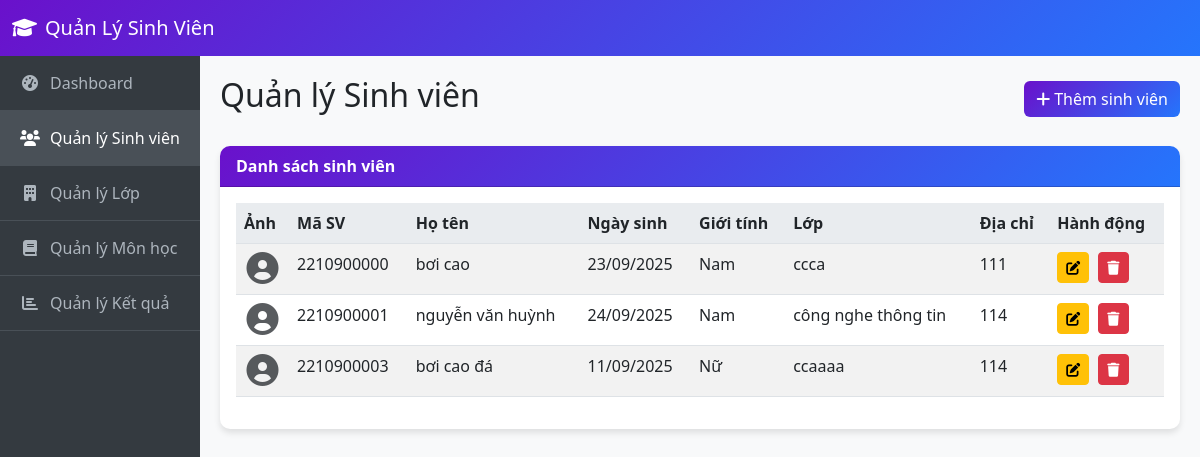
The app's page /dssinhvien.php with its own data.
### tables this page shows
CREATE TABLE `sinhvien` (
  `MASV` varchar(10) NOT NULL,
  `HOTEN` varchar(50) NOT NULL,
  `NGAYSINH` date DEFAULT NULL,
  `GIOITINH` varchar(5) DEFAULT NULL,
  `MALOP` varchar(10) DEFAULT NULL,
  `DIACHI` varchar(10) DEFAULT NULL,
  `ANH` varchar(200) DEFAULT NULL
);

CREATE TABLE `lop` (
  `MALOP` varchar(10) NOT NULL,
  `TENLOP` varchar(50) NOT NULL
);

### dssinhvien.php (the view, shortened to what this page needs)
<?php
require 'connect.php';
$sql = "SELECT s.*, l.TENLOP FROM sinhvien s LEFT JOIN lop l ON s.MALOP = l.MALOP ORDER BY s.MASV";
$stmt = $conn->prepare($sql);
$stmt->execute();
$students = $stmt->fetchAll(PDO::FETCH_ASSOC);
?>
<!DOCTYPE html>
<html lang="vi">
<head>
    <link href="https://cdn.jsdelivr.net/npm/bootstrap@5.3.0-alpha1/dist/css/bootstrap.min.css" rel="stylesheet">
    <link rel="stylesheet" href="https://cdnjs.cloudflare.com/ajax/libs/font-awesome/6.0.0/css/all.min.css">
</head>
<body>
    <nav class="navbar navbar-expand-lg navbar-dark">
        <div class="container-fluid">
            <a class="navbar-brand" href="index.php"><i class="fas fa-graduation-cap me-2"></i>Quản Lý Sinh Viên</a>
        </div>
    </nav>
    <div class="container-fluid">
        <div class="row">
            <div class="col-md-3 col-lg-2 sidebar">
                <ul class="nav flex-column">
                    <li class="nav-item">
                        <a class="nav-link" href="index.php">
                            <i class="fas fa-tachometer-alt"></i>Dashboard
                        </a>
                    </li>
                    <li class="nav-item">
                        <a class="nav-link active" href="dssinhvien.php">
                            <i class="fas fa-users"></i>Quản lý Sinh viên
                        </a>
                    </li>
                    <li class="nav-item">
                        <a class="nav-link" href="dslop.php">
                            <i class="fas fa-building"></i>Quản lý Lớp
                        </a>
                    </li>
                    <li class="nav-item">
                        <a class="nav-link" href="dsmonhoc.php">
                            <i class="fas fa-book"></i>Quản lý Môn học
                        </a>
                    </li>
                    <li class="nav-item">
                        <a class="nav-link" href="dsketqua.php">
                            <i class="fas fa-chart-bar"></i>Quản lý Kết quả
                        </a>
                    </li>
                </ul>
            </div>
            <div class="col-md-9 col-lg-10 content">
                <div class="d-flex justify-content-between align-items-center mb-4">
                    <h2>Quản lý Sinh viên</h2>
                    <a href="themsv.php" class="btn btn-primary">
                        <i class="fas fa-plus me-1"></i>Thêm sinh viên
                    </a>
                </div>
                <div class="card">
                    <div class="card-header">
                        Danh sách sinh viên
                    </div>
                    <div class="card-body">
                        <div class="table-responsive">
                            <table class="table table-striped table-hover">
                                <thead>
                                    <tr>
                                        <th>Ảnh</th>
                                        <th>Mã SV</th>
                                        <th>Họ tên</th>
                                        <th>Ngày sinh</th>
                                        <th>Giới tính</th>
                                        <th>Lớp</th>
                                        <th>Địa chỉ</th>
                                        <th>Hành động</th>
                                    </tr>
                                </thead>
                                <tbody>
                                    <?php foreach ($students as $student): ?>
                                    <tr>
                                        <td>
                                            <?php if (!empty($student['ANH']) && file_exists('uploads/' . $student['ANH'])): ?>
                                                <img src="uploads/<?php echo $student['ANH']; ?>" alt="Ảnh sinh viên" class="student-image">
                                            <?php else: ?>
                                                <div class="text-center">
                                                    <i class="fas fa-user-circle fa-2x text-muted"></i>
                                                </div>
                                            <?php endif; ?>
                                        </td>
                                        <td><?php echo $student['MASV']; ?></td>
                                        <td><?php echo $student['HOTEN']; ?></td>
                                        <td><?php echo date('d/m/Y', strtotime($student['NGAYSINH'])); ?></td>
                                        <td><?php echo $student['GIOITINH'] == '1' ? 'Nam' : 'Nữ'; ?></td>
                                        <td><?php echo $student['TENLOP']; ?></td>
                                        <td><?php echo $student['DIACHI']; ?></td>
                                        <td class="action-buttons">
                                            <a href="suasv.php?masv=<?php echo $student['MASV']; ?>" class="btn btn-sm btn-warning">
                                                <i class="fas fa-edit"></i>
                                            </a>
                                            <a href="dssinhvien.php?delete=<?php echo $student['MASV']; ?>"
                                               class="btn btn-sm btn-danger"
                                               onclick="return confirm('Bạn có chắc chắn muốn xóa sinh viên này?')">
                                                <i class="fas fa-trash"></i>
                                            </a>
                                        </td>
                                    </tr>
                                    <?php endforeach; ?>
                                </tbody>
                            </table>
                        </div>
                    </div>
                </div>
            </div>
        </div>
    </div>
</body>
</html>

### dssinhvien.php (style rules this page uses)
body { background-color: #f8f9fa; font-family: 'Segoe UI', Tahoma, Geneva, Verdana, sans-serif; }
.navbar { background: linear-gradient(135deg, #6a11cb 0%, #2575fc 100%); }
.sidebar { background-color: #343a40; min-height: 100vh; padding: 0; }
.sidebar .nav-link { color: #adb5bd; padding: 15px 20px; border-bottom: 1px solid #495057; transition: all 0.3s; }
.sidebar .nav-link:hover, .sidebar .nav-link.active { color: #fff; background-color: #495057; }
.sidebar .nav-link i { margin-right: 10px; width: 20px; text-align: center; }
.content { padding: 20px; }
.card { border-radius: 10px; box-shadow: 0 4px 6px rgba(0, 0, 0, 0.1); margin-bottom: 20px; border: none; }
.card-header { background: linear-gradient(135deg, #6a11cb 0%, #2575fc 100%); color: white; border-radius: 10px 10px 0 0 !important; font-weight: 600; }
.btn-primary { background: linear-gradient(135deg, #6a11cb 0%, #2575fc 100%); border: none; }
.table th { background-color: #e9ecef; }
.action-buttons .btn { margin-right: 5px; }

### records on screen
sinhvien: MASV "2210900000", HOTEN "bơi cao", NGAYSINH "23/09/2025", GIOITINH "Nam", MALOP.TENLOP "ccca", DIACHI "111"
sinhvien: MASV "2210900001", HOTEN "nguyễn văn huỳnh", NGAYSINH "24/09/2025", GIOITINH "Nam", MALOP.TENLOP "công nghe thông tin", DIACHI "114"
sinhvien: MASV "2210900003", HOTEN "bơi cao đá", NGAYSINH "11/09/2025", GIOITINH "Nữ", MALOP.TENLOP "ccaaaa", DIACHI "114"
